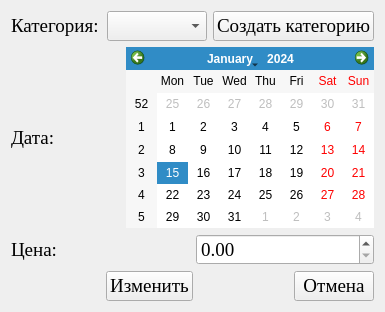
<?xml version="1.0" encoding="UTF-8"?>
<ui version="4.0">
 <class>Form</class>
 <widget class="QWidget" name="Form">
  <property name="geometry">
   <rect>
    <x>0</x>
    <y>0</y>
    <width>385</width>
    <height>312</height>
   </rect>
  </property>
  <property name="windowTitle">
   <string>Form</string>
  </property>
  <layout class="QVBoxLayout" name="verticalLayout">
   <item>
    <layout class="QHBoxLayout" name="horizontalLayout">
     <item>
      <widget class="QLabel" name="label">
       <property name="font">
        <font>
         <family>Times New Roman</family>
         <pointsize>14</pointsize>
        </font>
       </property>
       <property name="text">
        <string>Категория:</string>
       </property>
      </widget>
     </item>
     <item>
      <widget class="QComboBox" name="select_category">
       <property name="font">
        <font>
         <family>Times New Roman</family>
         <pointsize>14</pointsize>
        </font>
       </property>
      </widget>
     </item>
     <item>
      <widget class="QPushButton" name="button_create_category">
       <property name="font">
        <font>
         <family>Times New Roman</family>
         <pointsize>14</pointsize>
        </font>
       </property>
       <property name="text">
        <string>Создать категорию</string>
       </property>
      </widget>
     </item>
    </layout>
   </item>
   <item>
    <layout class="QHBoxLayout" name="horizontalLayout_2">
     <item>
      <widget class="QLabel" name="label_2">
       <property name="font">
        <font>
         <family>Times New Roman</family>
         <pointsize>14</pointsize>
        </font>
       </property>
       <property name="text">
        <string>Дата:</string>
       </property>
      </widget>
     </item>
     <item>
      <spacer name="horizontalSpacer">
       <property name="orientation">
        <enum>Qt::Horizontal</enum>
       </property>
       <property name="sizeHint" stdset="0">
        <size>
         <width>40</width>
         <height>20</height>
        </size>
       </property>
      </spacer>
     </item>
     <item>
      <widget class="QCalendarWidget" name="select_date"/>
     </item>
    </layout>
   </item>
   <item>
    <layout class="QHBoxLayout" name="horizontalLayout_3">
     <item>
      <widget class="QLabel" name="label_3">
       <property name="font">
        <font>
         <family>Times New Roman</family>
         <pointsize>14</pointsize>
        </font>
       </property>
       <property name="text">
        <string>Цена:</string>
       </property>
      </widget>
     </item>
     <item>
      <widget class="QDoubleSpinBox" name="select_cost">
       <property name="font">
        <font>
         <family>Times New Roman</family>
         <pointsize>14</pointsize>
        </font>
       </property>
      </widget>
     </item>
    </layout>
   </item>
   <item>
    <layout class="QHBoxLayout" name="horizontalLayout_4">
     <item>
      <spacer name="horizontalSpacer_2">
       <property name="orientation">
        <enum>Qt::Horizontal</enum>
       </property>
       <property name="sizeHint" stdset="0">
        <size>
         <width>40</width>
         <height>20</height>
        </size>
       </property>
      </spacer>
     </item>
     <item>
      <widget class="QPushButton" name="button_edit">
       <property name="font">
        <font>
         <family>Times New Roman</family>
         <pointsize>14</pointsize>
        </font>
       </property>
       <property name="text">
        <string>Изменить</string>
       </property>
      </widget>
     </item>
     <item>
      <spacer name="horizontalSpacer_3">
       <property name="orientation">
        <enum>Qt::Horizontal</enum>
       </property>
       <property name="sizeHint" stdset="0">
        <size>
         <width>40</width>
         <height>20</height>
        </size>
       </property>
      </spacer>
     </item>
     <item>
      <widget class="QPushButton" name="button_exit">
       <property name="font">
        <font>
         <family>Times New Roman</family>
         <pointsize>14</pointsize>
        </font>
       </property>
       <property name="text">
        <string>Отмена</string>
       </property>
      </widget>
     </item>
    </layout>
   </item>
  </layout>
 </widget>
 <resources/>
 <connections/>
</ui>
